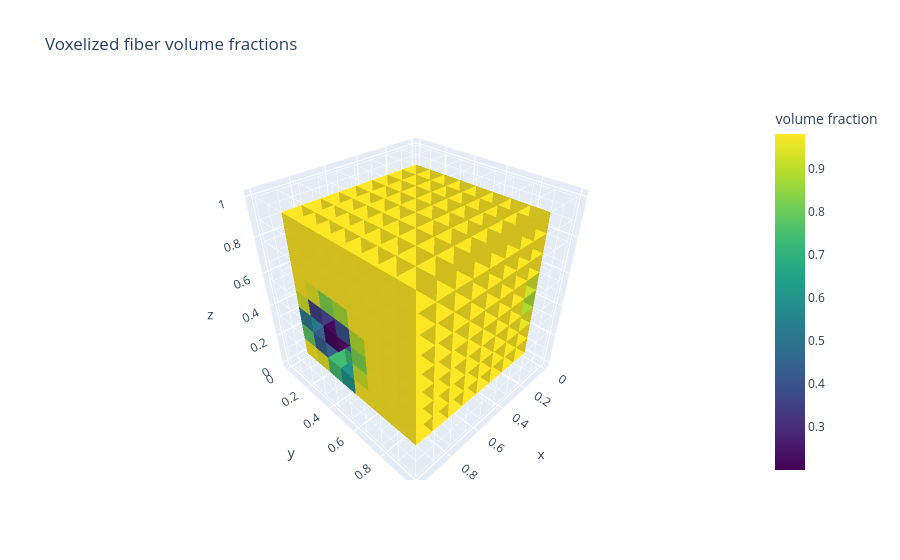

The cell this chart's notebook holds for it:
### Code cell
fig, ax = plot_voxelized_fiber_field(sim.model_fractions[...,0], prior_fiber.grid, threshold=0.2)
fig.show()

### Figure 1 — Plotly figure (JSON) as saved in the notebook; plotly's stock layout.template omitted (floating-point values rounded to 4 significant figures; data arrays with more than 128 entries replaced by an {"elided": "..."} marker saying what was removed)
{"data": [{"hoverinfo": "skip", "line": {"color": "rgba(160,160,160,0.6)", "width": 1}, "mode": "lines", "name": "voxel grid", "showlegend": false, "type": "scatter3d", "x": {"elided": "900 float values"}, "y": {"elided": "900 float values"}, "z": {"elided": "900 float values"}}, {"colorbar": {"title": {"text": "volume fraction"}}, "colorscale": [[0, "#440154"], [0.1111, "#482878"], [0.2222, "#3e4989"], [0.3333, "#31688e"], [0.4444, "#26828e"], [0.5556, "#1f9e89"], [0.6667, "#35b779"], [0.7778, "#6ece58"], [0.8889, "#b5de2b"], [1, "#fde725"]], "flatshading": true, "hoverinfo": "skip", "i": {"elided": "5628 int values"}, "intensity": {"elided": "3752 float values"}, "j": {"elided": "5628 int values"}, "k": {"elided": "5628 int values"}, "name": "volume fractions", "opacity": 0.9, "showscale": true, "type": "mesh3d", "x": {"elided": "3752 float values"}, "y": {"elided": "3752 float values"}, "z": {"elided": "3752 float values"}}], "layout": {"scene": {"aspectmode": "cube", "xaxis": {"title": {"text": "x"}}, "yaxis": {"title": {"text": "y"}}, "zaxis": {"title": {"text": "z"}}}, "title": {"text": "Voxelized fiber volume fractions"}}}
